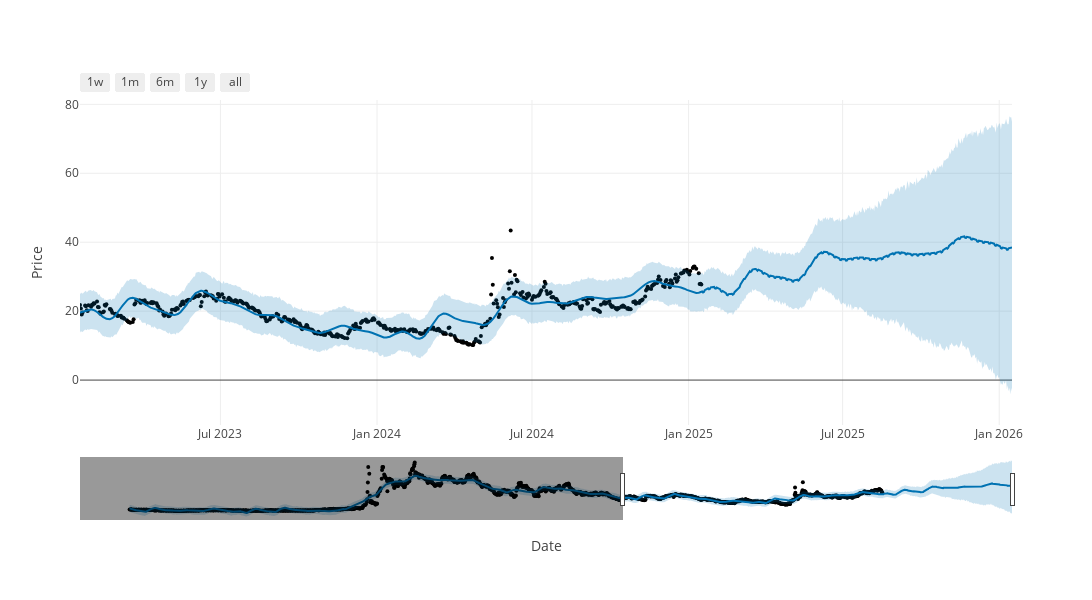

This figure's notebook cell:
### Code cell
# # get interactive visual

# # Plot Forecast
fig = plot_plotly(m2, forecast)
fig.update_layout(yaxis_title='Price', 
                   xaxis_title='Date',
                   width=1500
                   )
# # Calculate default date range
end_date = forecast['ds'].max()
start_date = end_date - pd.Timedelta(days=1095)
fig.update_xaxes(range=[start_date, end_date])
fig

### Figure 1 — Plotly figure (JSON) as saved in the notebook; plotly's stock layout.template omitted (floating-point values rounded to 4 significant figures; data arrays with more than 128 entries replaced by an {"elided": "..."} marker saying what was removed)
{"data": [{"marker": {"color": "black", "size": 4}, "mode": "markers", "name": "Actual", "type": "scatter", "x": {"elided": "1460 str values"}, "y": {"elided": "1460 float values"}}, {"hoverinfo": "skip", "line": {"width": 0}, "mode": "lines", "type": "scatter", "x": {"elided": "1825 str values"}, "y": {"elided": "1825 float values"}}, {"fill": "tonexty", "fillcolor": "rgba(0, 114, 178, 0.2)", "line": {"color": "#0072B2", "width": 2}, "mode": "lines", "name": "Predicted", "type": "scatter", "x": {"elided": "1825 str values"}, "y": {"elided": "1825 float values"}}, {"fill": "tonexty", "fillcolor": "rgba(0, 114, 178, 0.2)", "hoverinfo": "skip", "line": {"width": 0}, "mode": "lines", "type": "scatter", "x": {"elided": "1825 str values"}, "y": {"elided": "1825 float values"}}], "layout": {"height": 600, "showlegend": false, "width": 1500, "xaxis": {"range": ["2023-01-17T00:00:00", "2026-01-16T00:00:00"], "rangeselector": {"buttons": [{"count": 7, "label": "1w", "step": "day", "stepmode": "backward"}, {"count": 1, "label": "1m", "step": "month", "stepmode": "backward"}, {"count": 6, "label": "6m", "step": "month", "stepmode": "backward"}, {"count": 1, "label": "1y", "step": "year", "stepmode": "backward"}, {"step": "all"}]}, "rangeslider": {"visible": true}, "title": {"text": "Date"}, "type": "date"}, "yaxis": {"title": {"text": "Price"}}}}
